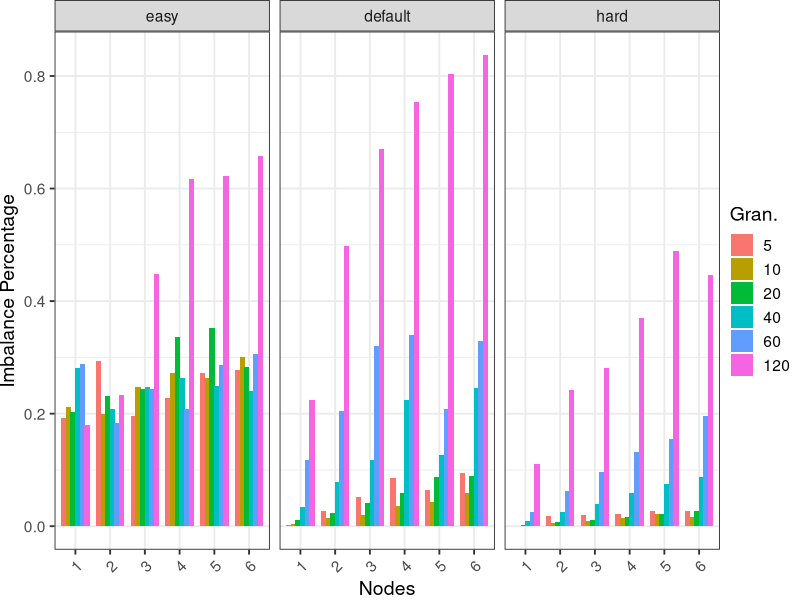

Write R code to recreate this figure.
#!/usr/bin/Rscript
options(crayon.enabled=FALSE)
suppressMessages(library(tidyverse))
suppressMessages(library(lubridate))
suppressMessages(library(readxl))

meu_estilo <- function() {
  list(
    theme_bw(base_size = 14),
    theme(
      legend.title = element_blank(),
      plot.margin = unit(c(0, 0, 0, 0), "cm"),
      legend.spacing = unit(1, "mm"),
      legend.position = "right",
      legend.justification = "left",
      legend.box.spacing = unit(0, "pt"),
      legend.box.margin = margin(0, 0, 0, 0),
      axis.text.x = element_text(angle=45, vjust=1, hjust=1)    
    ))
}

read_csv("worker_totals.csv", progress=FALSE, show_col_types=FALSE) |>
  group_by(difficulty, num_nodes, granularity, trial_id, worker_id) -> df

df <- df |>
  rename(
    case = difficulty,
  )

df <- df |>
  summarize(duration = sum(compute_time),
            pixels = sum(pixel_count),
            depth = sum(iterations),
            .groups = "keep")

df <- df |>
  group_by(case, num_nodes, granularity, trial_id) |>
  summarize(imbalance.time = max(duration) / mean(duration),
            percent.imbalance = (max(duration)/mean(duration) - 1) * 100,
            imbalance.percentage = ((max(duration) - mean(duration)) / max(duration)) * n() / (n() - 1),
            std.deviation = sqrt(sum((duration - mean(duration))**2) / (n() - 1)),
            .groups="keep")

# Median imbalance across repetitions
plot <- df |>
  group_by(case, num_nodes, granularity) |>
  summarize(median_imbalance.percentage = median(imbalance.percentage, na.rm = TRUE),
            .groups="keep") |>
  mutate(case = factor(case, levels = c("easy", "default", "hard"))) |>
  ggplot(aes(x = factor(num_nodes), 
             y = median_imbalance.percentage, 
             fill = factor(granularity))) +
  geom_col(position = position_dodge(width = 0.8)) +
  facet_wrap(~case, nrow = 1) +
  meu_estilo() +
  labs(x = "Nodes", 
       y = "Imbalance Percentage",
       fill = "Gran.") +
  theme(legend.title = element_text())


ggsave("imbalance_percentage.png", plot = plot, width = 6.5, height = 2.5, dpi = 300)